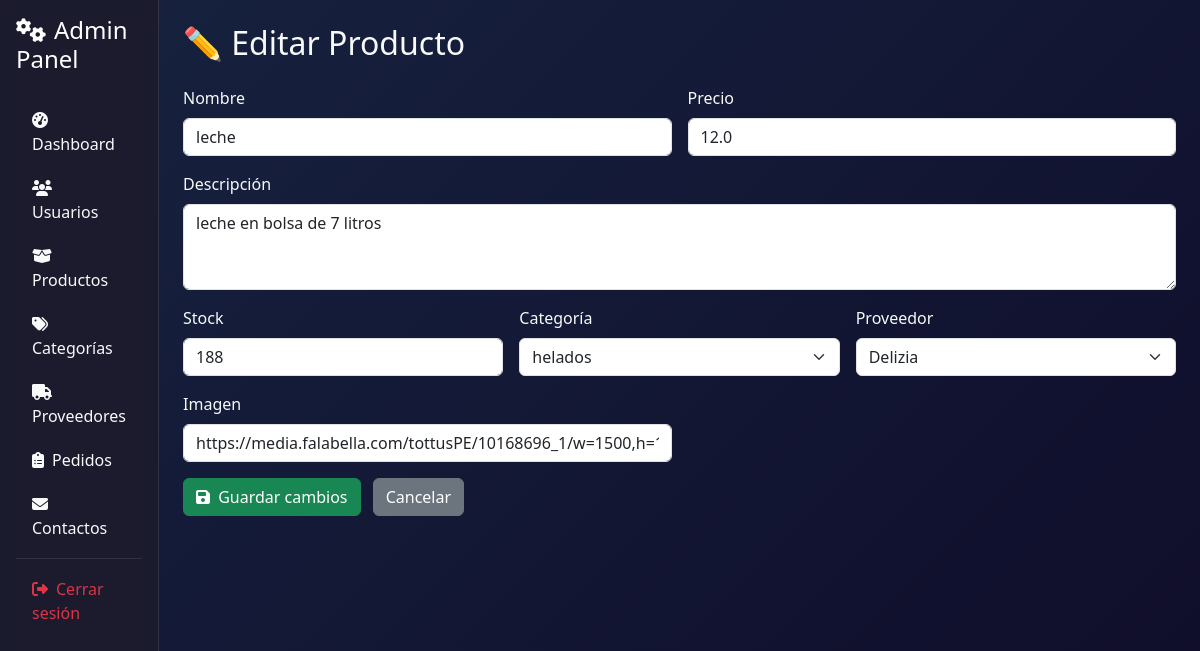
Page /productos/editar/1 on the earlier database version.
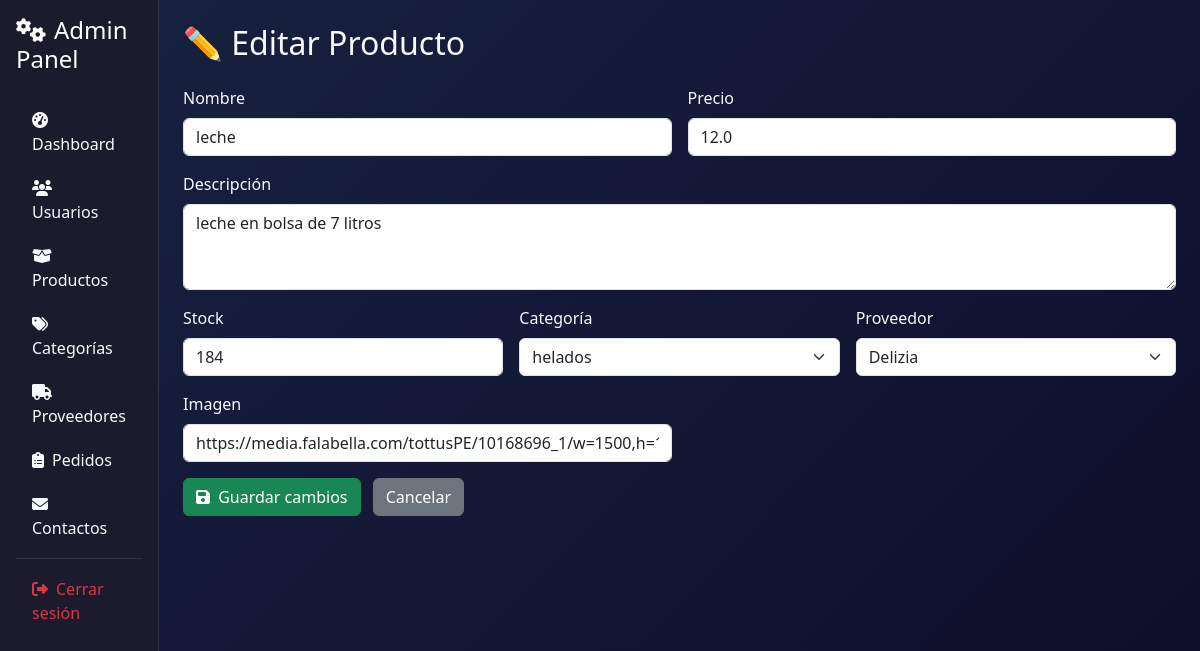
Same page on the later database version.
### models/producto.py (models this page shows, shortened)
class Producto(db.Model):
    __tablename__ = 'productos'
    id = db.Column(db.Integer, primary_key=True)
    nombre = db.Column(db.String(100), nullable=False)
    descripcion = db.Column(db.Text)
    precio = db.Column(db.Float, nullable=False)
    stock = db.Column(db.Integer, nullable=False)
    imagen = db.Column(db.String(255))
    categoria_id = db.Column(db.Integer, db.ForeignKey('categorias.id'), nullable=False)
    proveedor_id = db.Column(db.Integer, db.ForeignKey('proveedores.id'), nullable=False)

### models/categoria.py (models this page shows, shortened)
class Categoria(db.Model):
    __tablename__ = 'categorias'
    id = db.Column(db.Integer, primary_key=True)
    nombre = db.Column(db.String(50), unique=True, nullable=False)
    productos = db.relationship('Producto', backref='categoria', lazy=True)

### models/proveedor.py (models this page shows, shortened)
class Proveedor(db.Model):
    __tablename__ = 'proveedores'
    id = db.Column(db.Integer, primary_key=True)
    nombre = db.Column(db.String(100), nullable=False)
    contacto = db.Column(db.String(100))
    productos = db.relationship('Producto', backref='proveedor', lazy=True)

### controllers/producto_controller.py (the view)
@producto_bp.route('/editar/<int:id>')
def editar(id):
    producto = Producto.query.get(id)
    if not producto:
        flash('Producto no encontrado.', 'danger')
        return redirect(url_for('producto.index'))
    categorias = Categoria.query.all()
    proveedores = Proveedor.query.all()
    return producto_view.editar(producto, categorias, proveedores)

### app.py (called while the page is built)
@app.context_processor
def inject_active_path():
    def is_active(path):
        return 'active' if request.path == path else ''
    return dict(is_active=is_active)

@app.context_processor
def cantidad_carrito():
    def contar_productos():
        if session.get('rol') == 'cliente' and session.get('id'):
            items = Carrito.query.filter_by(usuario_id=session['id']).all()
            return len(items)
        return 0
    return dict(cantidad_en_carrito=contar_productos())

### views/producto_view.py (called while the page is built)
def editar(producto, categorias, proveedores):
    return render_template('productos/editar.html', producto=producto, categorias=categorias, proveedores=proveedores)

### templates/productos/editar.html (shortened to what this page needs)
{% extends 'base_admin.html' %}
{% block content %}
<h2 class="mb-4">✏️ Editar Producto</h2>
<form action="{{ url_for('producto.actualizar', id=producto.id) }}" method="POST" class="row g-3">
  <div class="col-md-6">
    <label for="nombre" class="form-label">Nombre</label>
    <input type="text" class="form-control" id="nombre" name="nombre" value="{{ producto.nombre }}" required>
  </div>
  <div class="col-md-6">
    <label for="precio" class="form-label">Precio</label>
    <input type="number" step="0.01" class="form-control" id="precio" name="precio" value="{{ producto.precio }}" required>
  </div>
  <div class="col-md-12">
    <label for="descripcion" class="form-label">Descripción</label>
    <textarea class="form-control" id="descripcion" name="descripcion" rows="3">{{ producto.descripcion }}</textarea>
  </div>
  <div class="col-md-4">
    <label for="stock" class="form-label">Stock</label>
    <input type="number" class="form-control" id="stock" name="stock" value="{{ producto.stock }}" required>
  </div>
  <div class="col-md-4">
    <label for="categoria_id" class="form-label">Categoría</label>
    <select class="form-select" name="categoria_id" id="categoria_id" required>
      {% for c in categorias %}
      <option value="{{ c.id }}" {% if c.id == producto.categoria_id %}selected{% endif %}>{{ c.nombre }}</option>
      {% endfor %}
    </select>
  </div>
  <div class="col-md-4">
    <label for="proveedor_id" class="form-label">Proveedor</label>
    <select class="form-select" name="proveedor_id" id="proveedor_id" required>
      {% for p in proveedores %}
      <option value="{{ p.id }}" {% if p.id == producto.proveedor_id %}selected{% endif %}>{{ p.nombre }}</option>
      {% endfor %}
    </select>
  </div>
  <div class="col-md-6">
    <label for="imagen" class="form-label">Imagen</label>
    <input type="text" class="form-control" name="imagen" id="imagen" value="{{ producto.imagen }}">
  </div>
  <div class="col-12 mt-3">
    <button type="submit" class="btn btn-success"><i class="fas fa-save me-1"></i> Guardar cambios</button>
    <a href="{{ url_for('producto.index') }}" class="btn btn-secondary ms-2">Cancelar</a>
  </div>
</form>
{% endblock %}

Differences in the rows shown:
changed Producto "leche": stock "188" → "184"
